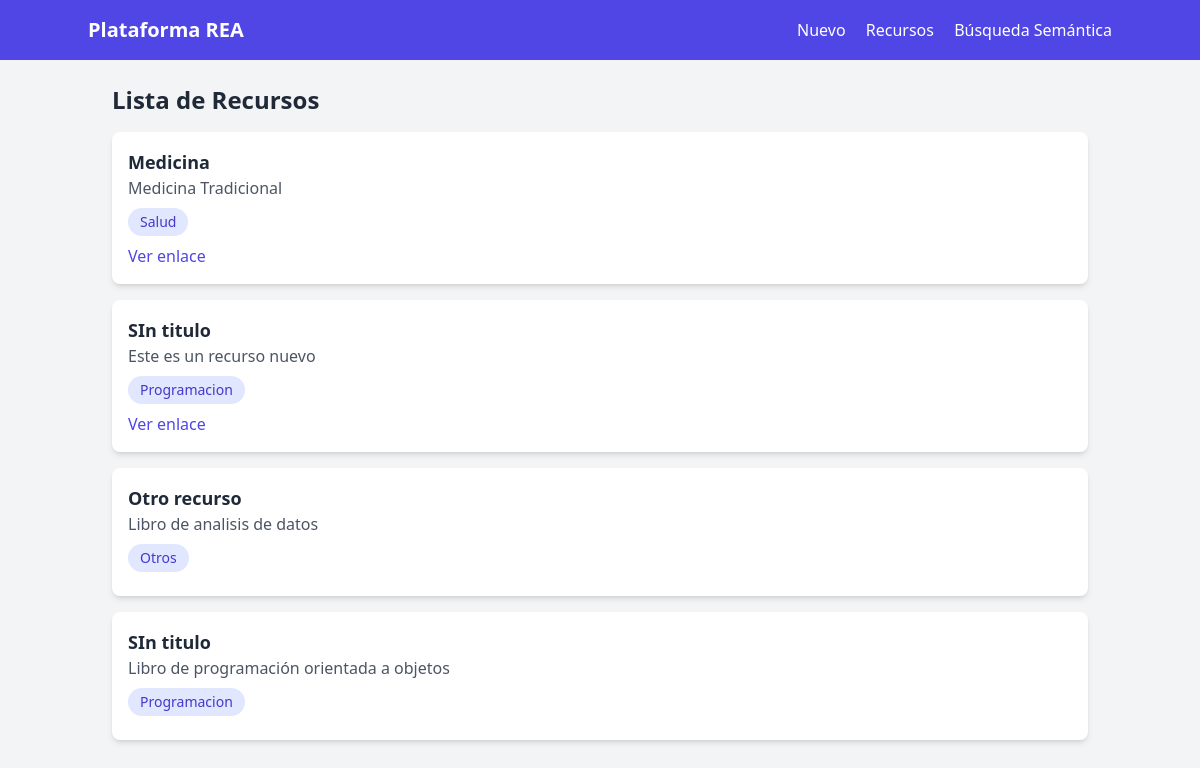
The page /recursos on the database its author committed.
### tables this page shows
CREATE TABLE recursos (
    id INTEGER PRIMARY KEY AUTOINCREMENT,
    titulo TEXT NOT NULL,
    descripcion TEXT,
    categoria TEXT,
    enlace TEXT,
    cid TEXT,
    filename TEXT,
    embedding BLOB,
    created_at TIMESTAMP DEFAULT CURRENT_TIMESTAMP
    );

### app.py (the view)
@app.route('/recursos')
def recursos():
    conn = get_conn()
    cur = conn.cursor()
    cur.execute("SELECT * FROM recursos ORDER BY id DESC")
    rows = cur.fetchall()
    conn.close()
    return render_template("recursos.html", recursos=rows)

### app.py (called while the page is built)
def get_conn():
    conn = sqlite3.connect(DB)
    conn.row_factory = sqlite3.Row
    return conn

### templates/recursos.html (shortened to what this page needs)
{% extends "index.html" %}
{% block content %}
  <h2 class="text-2xl font-bold mb-4">Lista de Recursos</h2>
  <div class="grid gap-4">
    {% for r in recursos %}
      <div class="bg-white p-4 rounded-lg shadow-md">
        <h3 class="font-bold text-lg">{{ r['titulo'] }}</h3>
        <p class="text-gray-600">{{ r['descripcion'] }}</p>
        <span class="inline-block mt-2 px-3 py-1 text-sm rounded-full bg-indigo-100 text-indigo-700">{{ r['categoria'] }}</span>
        <div class="mt-2">
          {% if r['enlace'] %}
            <a href="{{ r['enlace'] }}" target="_blank" class="text-indigo-600 hover:underline">Ver enlace</a>
          {% endif %}
        </div>
      </div>
    {% else %}
      <p class="text-gray-500">No hay recursos aún.</p>
    {% endfor %}
  </div>
{% endblock %}

### templates/index.html (shortened to what this page needs)
<!DOCTYPE html>
<html lang="es">
<head>
  <script src="https://cdn.tailwindcss.com"></script>
</head>
<body class="bg-gray-100 text-gray-800">
  <nav class="bg-indigo-600 text-white p-4">
    <div class="container mx-auto flex justify-between items-center">
      <h1 class="font-bold text-xl">Plataforma REA</h1>
      <div class="space-x-4">
        <a href="{{ url_for('nuevo') }}" class="hover:underline">Nuevo</a>
        <a href="{{ url_for('recursos') }}" class="hover:underline">Recursos</a>
        <a href="{{ url_for('buscar_semantico') }}" class="hover:underline">Búsqueda Semántica</a>
      </div>
    </div>
  </nav>
  <main class="container mx-auto p-6">
    {% block content %}{% endblock %}
  </main>
</body>
</html>

### rows shown on the page
recursos: titulo "Medicina", descripcion "Medicina Tradicional", categoria "Salud"
recursos: titulo "SIn titulo", descripcion "Este es un recurso nuevo", categoria "Programacion"
recursos: titulo "Otro recurso", descripcion "Libro de analisis de datos", categoria "Otros"
recursos: titulo "SIn titulo", descripcion "Libro de programación orientada a objetos", categoria "Programacion"
